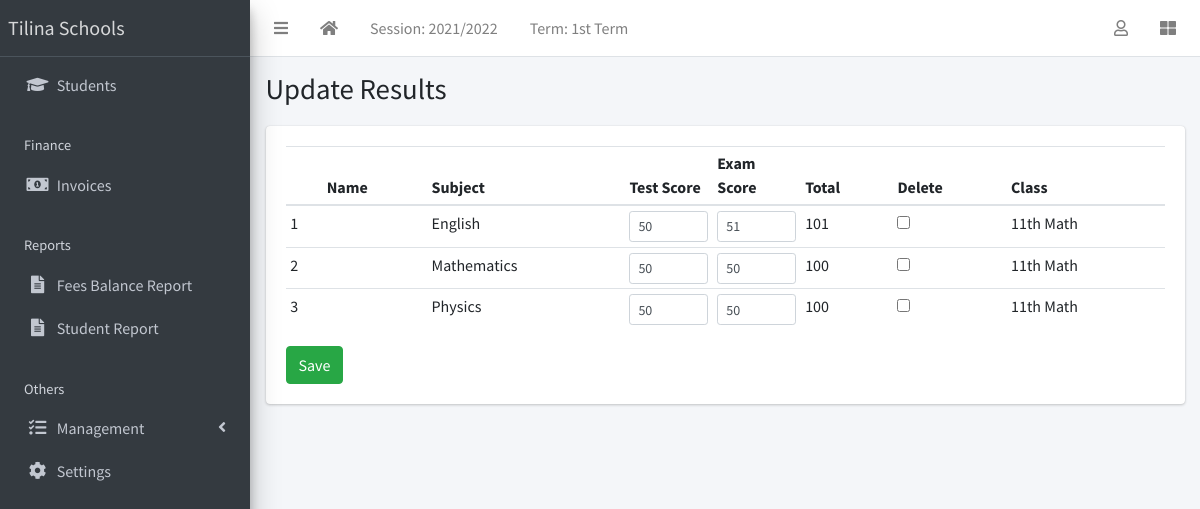
Screenshot of /result/edit-results/ (signed in) with the database file from the repository.
### apps/corecode/models.py (models this page shows, shortened)
class AcademicSession(models.Model):
    name = models.CharField(max_length=200, unique=True)
    current = models.BooleanField(default=True)
    class Meta:
        ordering = ["-name"]

class AcademicTerm(models.Model):
    name = models.CharField(max_length=20, unique=True)
    current = models.BooleanField(default=True)
    class Meta:
        ordering = ["name"]

class Subject(models.Model):
    name = models.CharField(max_length=200, unique=True)
    class Meta:
        ordering = ["name"]
    def __str__(self):
        return self.name

class StudentClass(models.Model):
    name = models.CharField(max_length=200, unique=True)
    class Meta:
        verbose_name = "Class"
        verbose_name_plural = "Classes"
        ordering = ["name"]
    def __str__(self):
        return self.name

### apps/result/models.py (models this page shows, shortened)
class Result(models.Model):
    student = models.ForeignKey(Student, on_delete=models.CASCADE)
    session = models.ForeignKey(AcademicSession, on_delete=models.CASCADE)
    term = models.ForeignKey(AcademicTerm, on_delete=models.CASCADE)
    current_class = models.ForeignKey(StudentClass, on_delete=models.CASCADE)
    subject = models.ForeignKey(Subject, on_delete=models.CASCADE)
    test_score = models.IntegerField(default=0)
    exam_score = models.IntegerField(default=0)
    class Meta:
        ordering = ["subject"]
    def total_score(self):
        return self.test_score + self.exam_score

### apps/result/views.py (the view)
# urls.py: path("edit-results/", edit_results, name="edit-results"),
@login_required
def edit_results(request):
    if request.method == "POST":
        form = EditResults(request.POST)
        if form.is_valid():
            form.save()
            messages.success(request, "Results successfully updated")
            return redirect("edit-results")
    else:
        results = Result.objects.filter(
            session=request.current_session, term=request.current_term
        )
        form = EditResults(queryset=results)
    return render(request, "result/edit_results.html", {"formset": form})

### apps/corecode/context_processors.py (called while the page is built)
def site_defaults(request):
    current_session = AcademicSession.objects.get(current=True)
    current_term = AcademicTerm.objects.get(current=True)
    vals = SiteConfig.objects.all()
    contexts = {
        "current_session": current_session.name,
        "current_term": current_term.name,
    }
    for val in vals:
        contexts[val.key] = val.value
    return contexts

### apps/students/models.py (called while the page is built)
    def __str__(self):
        return f"{self.last_name} {self.first_name} {self.middle_name}"

### apps/result/templates/result/edit_results.html (shortened to what this page needs)
{% extends 'base.html' %}
{% load widget_tweaks %}
{% block title %}
Update Results
{% endblock title %}
{% block content %}
<form method="POST">
  <table id="studenttable" class="table table-sm">
    <thead>
      <tr>
        <th></th>
        <th>Name</th>
        <th>Subject</th>
        <th>Test Score</th>
        <th>Exam Score</th>
        <th>Total</th>
        <th>Delete</th>
        <th>Class</th>
      </tr>
    </thead>
    <tbody>
      {% for form in formset %}
        <tr>
          <td>{{forloop.counter }}</td>
          <td>{{form.instance.student }}</td>
          <td>{{form.instance.subject}}</td>
          <td style="width: 10%;">{{form.test_score | add_class:"form-control form-control-sm"}}</td>
          <td style="width: 10%;">{{form.exam_score | add_class:"form-control form-control-sm"}}</td>
          <td>{{form.instance.total_score}}</td>
          <td>{{form.DELETE}}</td>
          <td>{{form.instance.current_class}}</td>
        </tr>
      {% endfor %}
    </tbody>
  </table>
  <input type="submit" class="btn btn-success" value="Save">
  </form>
{% endblock content %}

### templates/base.html (shortened to what this page needs)
{% load static %}
<!DOCTYPE html>
<html lang="en">
<head>
  <link rel="stylesheet" href="{% static 'plugins/fontawesome-free/css/all.min.css' %}">
  <link rel="stylesheet" href="{% static 'plugins/toastr/toastr.min.css' %}">
  <link rel="stylesheet"
    href="{% static 'plugins/overlayScrollbars/css/OverlayScrollbars.min.css' %}">
  <link rel="stylesheet" href="{% static 'plugins/Datatables/datatables.min.css' %}" />
  <link rel="stylesheet" href="{% static 'dist/css/adminlte.min.css' %}">
</head>
<body
  class="hold-transition sidebar-mini layout-fixed layout-navbar-fixed layout-footer-fixed">
  <div class="wrapper">
    <nav class="main-header navbar navbar-expand navbar-white navbar-light">
      <ul class="navbar-nav">
        <li class="nav-item">
          <a class="nav-link" data-widget="pushmenu" href="#" role="button"><i
              class="fas fa-bars"></i></a>
        </li>
        <li class="nav-item d-none d-sm-inline-block">
          <a href="{% url 'home' %} " class="nav-link"><i class="fa fa-home"></i></a>
        </li>
        <li class="nav-item d-none d-sm-inline-block">
          <a href="{% url 'current-session' %}" class="nav-link">Session: {{ current_session }}</a>
        </li>
        <li class="nav-item d-none d-sm-inline-block">
          <a href="{% url 'current-session' %}" class="nav-link">Term: {{ current_term }}</a>
        </li>
      </ul>
      <ul class="navbar-nav ml-auto">
        <li class="nav-item dropdown">
          <a class="nav-link" data-toggle="dropdown" href="#">
            <i class="far fa-user"></i>
          </a>
        </li>
        <li class="nav-item">
          <a class="nav-link" data-widget="control-sidebar" data-slide="true"
            href="#" role="button"><i class="fas fa-th-large"></i></a>
        </li>
      </ul>
    </nav>
    <aside class="main-sidebar sidebar-dark-primary elevation-4">
      <a href="{% url 'home' %}" class="brand-link">Tilina Schools</a>
      <div class="sidebar">
        <nav class="mt-2">
          <ul class="nav nav-pills nav-sidebar flex-column"
            data-widget="treeview" role="menu" data-accordion="false">
            <li class="nav-item">
              <a href="{% url 'student-list' %}" class="nav-link">
                <i class="nav-icon fas fa-graduation-cap"></i>
                <p>
                  Students
                </p>
              </a>
            </li>
            <li class="nav-header">Finance</li>
            <li class="nav-item">
              <a href="{% url 'invoice-list' %}" class="nav-link">
                <i class="nav-icon fas fa-money-bill-alt"></i>
                <p>
                  Invoices
                </p>
              </a>
            </li>
            <li class="nav-header">Reports</li>
            <li class="nav-item">
              <a href="#" class="nav-link">
                <i class="nav-icon fas fa-file-alt"></i>
                <p>
                  Fees Balance Report
                </p>
              </a>
            </li>
            <li class="nav-item">
              <a href="#" class="nav-link">
                <i class="nav-icon fas fa-file-alt"></i>
                <p>
                  Student Report
                </p>
              </a>
            </li>
            <li class="nav-header">Others</li>
            <li class="nav-item has-treeview">
              <a href="#" class="nav-link">
                <i class="nav-icon fas fa-tasks"></i>
                <p>
                  Management
                  <i class="fas fa-angle-left right"></i>
                </p>
              </a>
            </li>
            <li class="nav-item">
              <a href="{% url 'configs' %}" class="nav-link">
                <i class="nav-icon fas fa-cog"></i>
                <p>
                  Settings
                </p>
              </a>
            </li>
          </ul>
        </nav>
      </div>
    </aside>
    <div class="content-wrapper">
      <section class="content-header">
        <div class="container-fluid">
          <div class="row mb-1">
            <div class="col-sm-8">
              <h1>{% block title %}{% endblock title %}</h1>
            </div>
            <div class="col-sm-4">
            </div>
          </div>
        </div>
      </section>
      <section class="content">
        <div class="container-fluid">
          <div class="row">
            <div class="col-md-12">
              {% block fullcard %}
              <div class="card">
                <div class="card-body">
                  <div class="row">
                    <div class="col">
                      {% block content %}
                      {% endblock content %}
                    </div>
                  </div>
                </div>
              </div>
              {% endblock fullcard %}
            </div>
          </div>
        </div>
      </section>
    </div>
  </div>
</body>
</html>

### rows the page displays
AcademicSession: name "2021/2022"
AcademicTerm: name "1st Term"
Result: instance.subject "English", instance.total_score "101", instance.current_class "11th Math"
Result: instance.subject "Mathematics", instance.total_score "100", instance.current_class "11th Math"
Result: instance.subject "Physics", instance.total_score "100", instance.current_class "11th Math"
